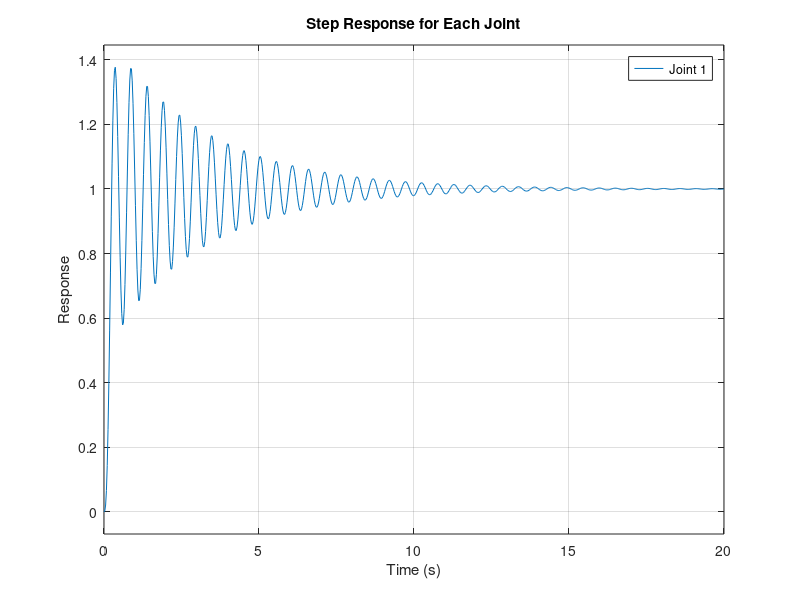
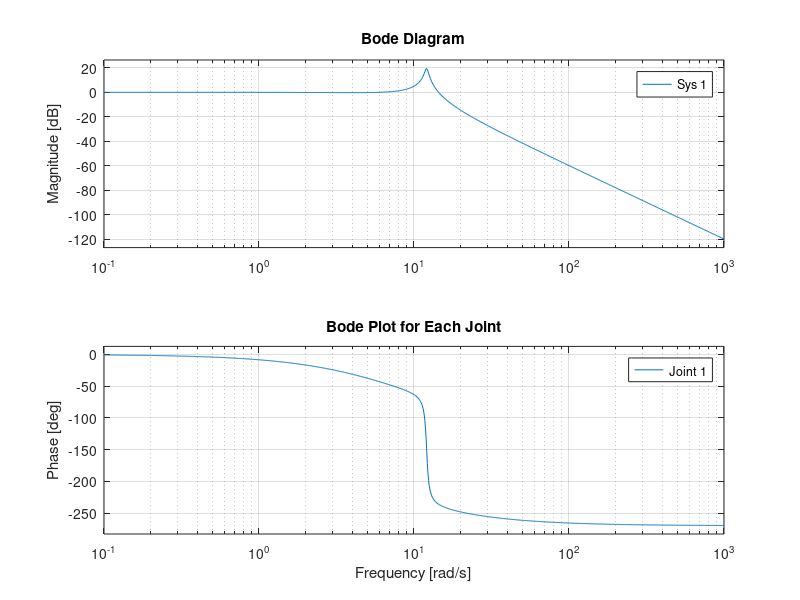

The MATLAB script that drew these images, in order:
clc; clear; close all;

% Define system parameters for each joint
wn = [5, 8, 10];         % Natural frequencies for joints (rad/s)
zeta = [0.7, 1.0, 0.5];  % Damping ratios for joints

% Number of joints
n_joints = 3;

% Create state-space models for each joint
sys = cell(1, n_joints);
for i = 1:n_joints
    A = [0 1 0; 0 0 1; -wn(i)^3 -3*zeta(i)*wn(i)^2 -3*zeta(i)^2*wn(i)];
    B = [0; 0; wn(i)^3];
    C = [1 0 0]; % Output is the joint angle θ
    D = 0;
    
    % Create state-space system
    sys{i} = ss(A, B, C, D);
end

% Step Response for Each Joint
figure;
hold on;
for i = 1:n_joints
    step(sys{i});
end
title('Step Response for Each Joint');
legend('Joint 1', 'Joint 2', 'Joint 3');
xlabel('Time (s)');
ylabel('Response');
grid on;
hold off;

% Bode Plots for Each Joint
figure;
hold on;
for i = 1:n_joints
    bode(sys{i});
end
title('Bode Plot for Each Joint');
legend('Joint 1', 'Joint 2', 'Joint 3');
grid on;
hold off;

